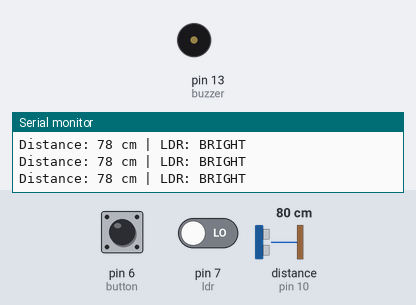
Simulated run of this sketch. Board: Arduino Uno, built with avr-gcc and run on an emulated ATmega328P. Parts: buzzer (waves = sounding, pin HIGH), the last lines printed to the serial monitor. Wiring (inferred from the names in the program): ultrasonic range finder: trigger pin 9; echo pin 10. Inputs (shaded band) come from the test bench; at power-on: pin 7 (ldr) LOW, pin 6 (button) HIGH, distance to the obstacle (sensor on pin 10) 80 cm. The echo pulse lasts 58.3 µs per cm; pins used as bus, display or sensor lines are not drawn.

Above: at 1.3 s.
1.4 s: pin 7 (ldr) driven HIGH
At 1.62 s:
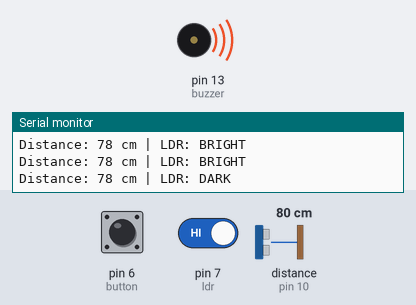
4.4 s: pin 6 (button) pulled LOW for 0.6 s
At 5.4 s:
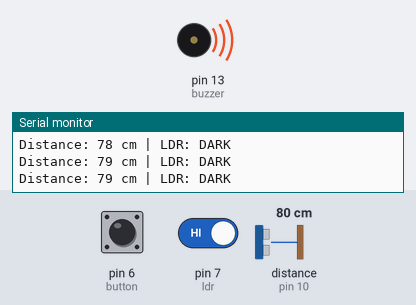
Timing chart, 0 to 7.4 s (numbered marks = the images above; inputs shaded):
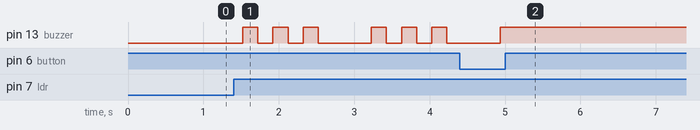

The sketch:

Smart_Light_Street_Blind_Stick_arduino_uno.ino
```cpp
int trigPin = 9;
int echoPin = 10;
int buzzer = 13;
int ldr = 7;
int button = 6;

void setup() {
  pinMode(trigPin, OUTPUT);
  pinMode(echoPin, INPUT);
  pinMode(buzzer, OUTPUT);
  pinMode(ldr, INPUT);
  pinMode(button, INPUT_PULLUP);

  Serial.begin(9600);
}

void loop() {

  long duration;
  int distance;
  int lightStatus;

  digitalWrite(trigPin, LOW);
  delayMicroseconds(2);

  digitalWrite(trigPin, HIGH);
  delayMicroseconds(10);
  digitalWrite(trigPin, LOW);

  duration = pulseIn(echoPin, HIGH);

  distance = duration * 0.034 / 2;

  lightStatus = digitalRead(ldr);

  Serial.print("Distance: ");
  Serial.print(distance);
  Serial.print(" cm | LDR: ");

  if (lightStatus == HIGH) {
    Serial.println("DARK");
  }
  else {
    Serial.println("BRIGHT");
  }

  // Push Button
  if (digitalRead(button) == LOW) {

    digitalWrite(buzzer, HIGH);
    delay(10000);
    digitalWrite(buzzer, LOW);

  }

  // Object detected
  else if (distance > 0 && distance <= 20) {

    for (int i = 0; i < 2; i++) {
      digitalWrite(buzzer, HIGH);
      delay(200);
      digitalWrite(buzzer, LOW);
      delay(200);
    }

  }

  // Dark surroundings
  else if (lightStatus == HIGH) {

    for (int i = 0; i < 3; i++) {
      digitalWrite(buzzer, HIGH);
      delay(200);
      digitalWrite(buzzer, LOW);
      delay(200);
    }

  }

  delay(500);
}
```

Measured:
- after the input at 1.4 s, pin 13 (buzzer): LOW → HIGH after 0.12 s, → LOW 0.20 s later, → HIGH 0.20 s later, → LOW 0.20 s later, … (12 changes in this stretch)
- after the input at 4.4 s, pin 13 (buzzer): goes on until 4.9 s, then stays HIGH
